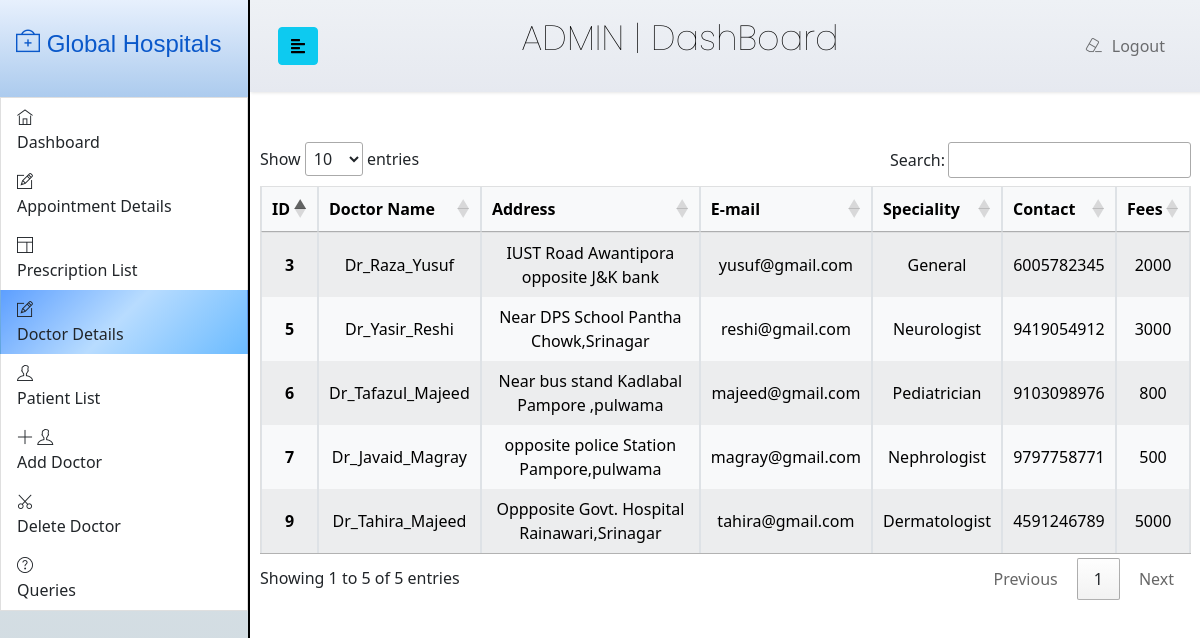
The app's page /Admin/Addetails.php with its own data.
### tables this page shows
CREATE TABLE `doctortable` (
  `id` int(10) NOT NULL,
  `name` text NOT NULL,
  `password` varchar(40) NOT NULL,
  `address` varchar(100) DEFAULT NULL,
  `contact` bigint(20) NOT NULL,
  `special` varchar(50) NOT NULL,
  `email` varchar(40) NOT NULL,
  `fees` int(20) NOT NULL
);

### Admin/Addetails.php (the view, shortened to what this page needs)
<?php
include('../dbconnection.php');
?>
<!DOCTYPE html>
<html lang="en">
<head>
<link rel="stylesheet" type="text/css" href="Apstyle.css?v=<?php echo time()?>">
    <link rel="stylesheet" href="https://stackpath.bootstrapcdn.com/bootstrap/4.1.0/css/bootstrap.min.css">
		<link rel="stylesheet" href="../vendor/themify-icons/themify-icons.min.css">
    <link rel="stylesheet" href="http://cdn.datatables.net/1.10.23/css/jquery.dataTables.min.css">
    <link href="https://cdn.jsdelivr.net/npm/bootstrap@5.0.0-beta2/dist/css/bootstrap.min.css" rel="stylesheet">
</head>
<body>
    <div class="wrapper">
    <?php include('Asidebar.php')?>
    <div id="content">
    <?php include('AheadNav.php')?>
    <center>
   <div class="table-responsive" style="padding:10px;">
   <table id="dtHorizontalExample" class="table table-striped table-bordered table-light table-sm">
    <thead style="text-align:center;">
    <tr>
                    <th class="th-sm">ID</th>
                    <th class="th-sm">Doctor Name</th>
                    <th class="th-sm">Address</th>
                    <th class="th-sm">E-mail</th>
                    <th class="th-sm">Speciality</th>
                    <th class="th-sm">Contact</th>
                    <th class="th-sm">Fees</th>
                  </tr>
    </thead>
<tbody style="text-align:center;">
<?php
$sql="select * from doctortable";
$result=mysqli_query($con,$sql);
while($row=mysqli_fetch_assoc($result)){
?>
<tr>
<th><?php echo $row['id']  ?></th>
<td><?php echo $row['name'] ?></td>
<td><?php echo $row['address'] ?></td>
<td><?php echo $row['email'] ?></td>
<td><?php echo $row['special'] ?></td>
<td><?php echo $row['contact'] ?></td>
<td><?php echo $row['fees'] ?></td>
</tr>
<?php }?>
</tbody>
</table>
   </div>
</center>
    </div>
    </div>
</body>
</html>

### Admin/Apstyle.css (style rules this page uses)
body { font-family: 'Poppins', sans-serif; background: #fafafa; }
.wrapper { display: flex; width: 100%; align-items: stretch; }
#content { width: 100%; min-height: 100vh; transition: all 0.3s; }

### records on screen
doctortable: id "3", name "Dr_Raza_Yusuf", address "IUST Road Awantipora opposite J&K bank", email "yusuf@gmail.com", special "General", contact "6005782345", fees "2000"
doctortable: id "5", name "Dr_Yasir_Reshi", address "Near DPS School Pantha Chowk,Srinagar", email "reshi@gmail.com", special "Neurologist", contact "9419054912", fees "3000"
doctortable: id "6", name "Dr_Tafazul_Majeed", address "Near bus stand Kadlabal Pampore ,pulwama", email "majeed@gmail.com", special "Pediatrician", contact "9103098976", fees "800"
doctortable: id "7", name "Dr_Javaid_Magray", address "opposite police Station Pampore,pulwama", email "magray@gmail.com", special "Nephrologist", contact "9797758771", fees "500"
doctortable: id "9", name "Dr_Tahira_Majeed", address "Oppposite Govt. Hospital Rainawari,Srinagar", email "tahira@gmail.com", special "Dermatologist", contact "4591246789", fees "5000"
